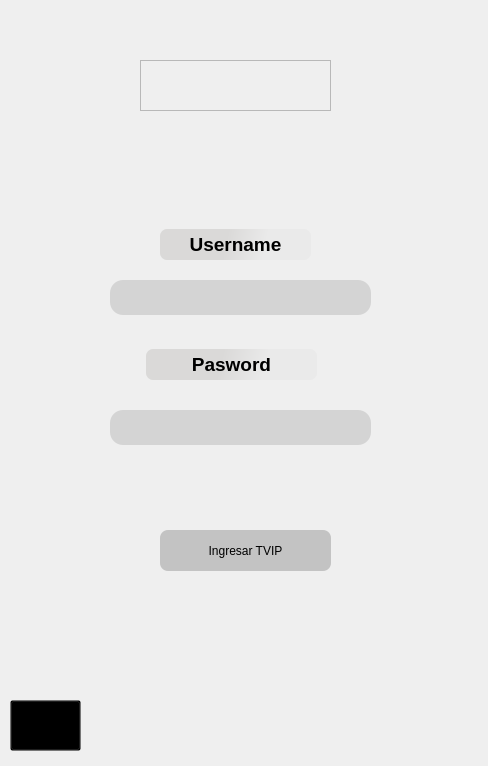
<?xml version="1.0" encoding="UTF-8"?>
<ui version="4.0">
 <class>MainWindow</class>
 <widget class="QMainWindow" name="MainWindow">
  <property name="geometry">
   <rect>
    <x>0</x>
    <y>0</y>
    <width>488</width>
    <height>766</height>
   </rect>
  </property>
  <property name="windowTitle">
   <string>MainWindow</string>
  </property>
  <property name="styleSheet">
   <string notr="true">QWidget#centralwidget
{
background-image: url(C:/tvip/assets/Fondo-Login.png);
background-repeat:no-repeat;
}

QFrame#Logologin
{
background-image: url(C:/tvip/assets/Logo-Login.png);
background-repeat:no-repeat;
}

QPushButton#Enviar
{
background-image: url(C:/tvip/assets/btn-Login.png);
background-repeat:no-repeat;
background-color: transparent;
font-size:14pt; 
font-weight:550;
}

QPushButton#Enviar:hover
{
border-radius:3px;
background-color: transparent;
}

QCheckBox
{
image: url(C:/tvip/assets/toggleoff.png);
}

QCheckBox#checkBox:indicator
{
width:120px;
height:100px;
image: none;

}
QCheckBox:checked
{
image: url(C:/tvip/assets/toggleon.png);
}

QCheckBox:disabled
{
image: url(C:/tvip/assets/toggleoff.png);
}


QLineEdit
{
background-color: rgb(212, 212, 212);
border-radius:13px;
font-size:14pt;
padding-left:20px;
padding-rigth:10px;
}

QLabel
{
color: rgb(0, 0, 0);
	background-color: qlineargradient(spread:pad, x1:0.192, y1:0.528818, x2:0.699, y2:0.551136, stop:0.474576 rgba(218, 217, 216, 255), stop:1 rgba(234, 234, 234, 255));
border-radius:7px;

}</string>
  </property>
  <widget class="QWidget" name="centralwidget">
   <widget class="QFrame" name="Logologin">
    <property name="geometry">
     <rect>
      <x>140</x>
      <y>60</y>
      <width>191</width>
      <height>51</height>
     </rect>
    </property>
    <property name="styleSheet">
     <string notr="true"/>
    </property>
    <property name="frameShape">
     <enum>QFrame::StyledPanel</enum>
    </property>
    <property name="frameShadow">
     <enum>QFrame::Raised</enum>
    </property>
   </widget>
   <widget class="QPushButton" name="iniciarSesionButton">
    <property name="geometry">
     <rect>
      <x>160</x>
      <y>530</y>
      <width>171</width>
      <height>41</height>
     </rect>
    </property>
    <property name="styleSheet">
     <string notr="true">border-radius:8px;
background-color: rgb(195, 195, 195);
font: 75 15pt &quot;Bahnschrift Condensed&quot;;</string>
    </property>
    <property name="text">
     <string>Ingresar TVIP</string>
    </property>
   </widget>
   <widget class="QLineEdit" name="Username2">
    <property name="geometry">
     <rect>
      <x>110</x>
      <y>280</y>
      <width>261</width>
      <height>35</height>
     </rect>
    </property>
   </widget>
   <widget class="QLineEdit" name="Pasword">
    <property name="geometry">
     <rect>
      <x>110</x>
      <y>410</y>
      <width>261</width>
      <height>35</height>
     </rect>
    </property>
   </widget>
   <widget class="QLabel" name="Username">
    <property name="geometry">
     <rect>
      <x>160</x>
      <y>229</y>
      <width>151</width>
      <height>31</height>
     </rect>
    </property>
    <property name="text">
     <string>&lt;html&gt;&lt;head/&gt;&lt;body&gt;&lt;p align=&quot;center&quot;&gt;&lt;span style=&quot; font-size:14pt; font-weight:600;&quot;&gt;Username&lt;/span&gt;&lt;/p&gt;&lt;/body&gt;&lt;/html&gt;</string>
    </property>
   </widget>
   <widget class="QLabel" name="Pasword2">
    <property name="geometry">
     <rect>
      <x>146</x>
      <y>349</y>
      <width>171</width>
      <height>31</height>
     </rect>
    </property>
    <property name="layoutDirection">
     <enum>Qt::LeftToRight</enum>
    </property>
    <property name="text">
     <string>&lt;html&gt;&lt;head/&gt;&lt;body&gt;&lt;p align=&quot;center&quot;&gt;&lt;span style=&quot; font-size:14pt; font-weight:600;&quot;&gt;Pasword&lt;/span&gt;&lt;/p&gt;&lt;/body&gt;&lt;/html&gt;</string>
    </property>
   </widget>
   <widget class="QPushButton" name="config">
    <property name="geometry">
     <rect>
      <x>10</x>
      <y>700</y>
      <width>71</width>
      <height>51</height>
     </rect>
    </property>
    <property name="styleSheet">
     <string notr="true">background-color: transparent;</string>
    </property>
    <property name="text">
     <string/>
    </property>
    <property name="icon">
     <iconset>
      <normaloff>../../Users/supra/Downloads/pngwing.com.png</normaloff>../../Users/supra/Downloads/pngwing.com.png</iconset>
    </property>
    <property name="iconSize">
     <size>
      <width>50</width>
      <height>50</height>
     </size>
    </property>
   </widget>
  </widget>
 </widget>
 <resources/>
 <connections/>
</ui>
